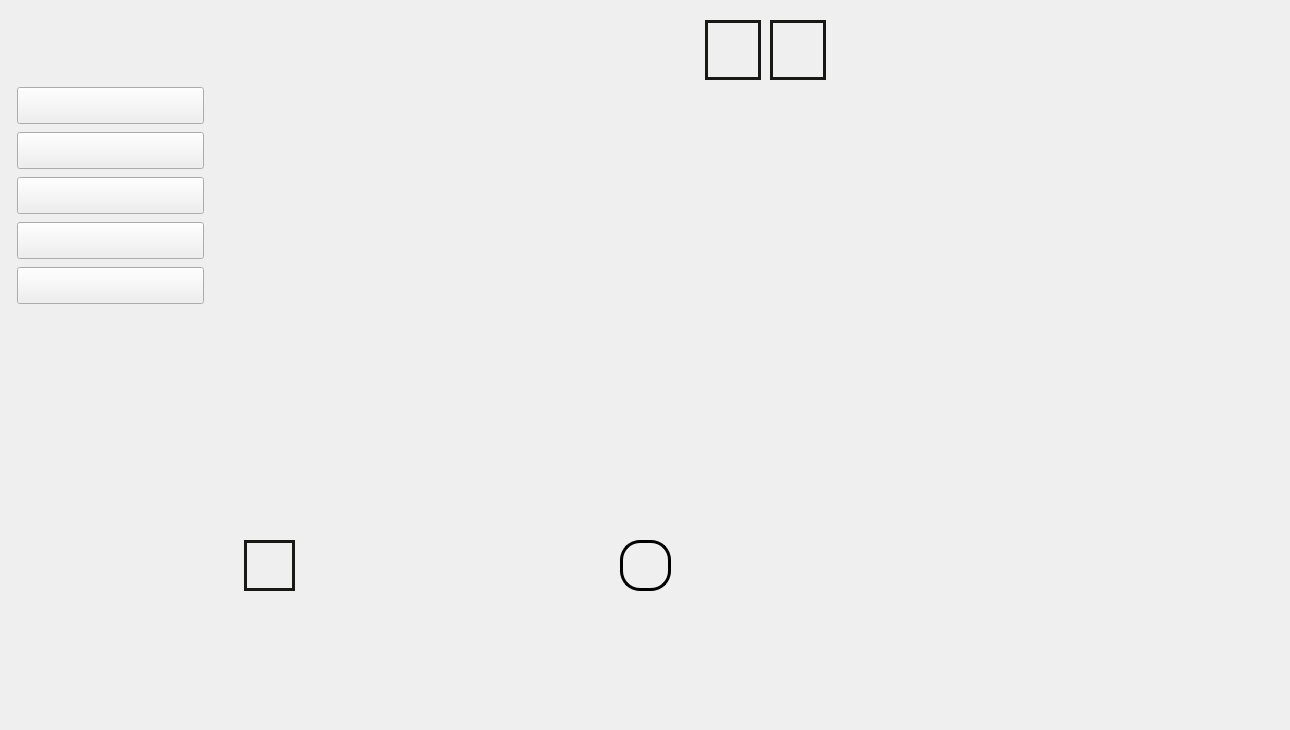
    <widget class="QWidget" name="Canciones">
     <widget class="QLabel" name="FondoCancion">
      <property name="geometry">
       <rect>
        <x>0</x>
        <y>0</y>
        <width>1281</width>
        <height>721</height>
       </rect>
      </property>
      <property name="styleSheet">
       <string notr="true">background-image: url(:/Imagenes/FondoCanciones.png);</string>
      </property>
      <property name="text">
       <string/>
      </property>
     </widget>
     <widget class="QPushButton" name="BtnInicioCa">
      <property name="geometry">
       <rect>
        <x>17</x>
        <y>87</y>
        <width>187</width>
        <height>37</height>
       </rect>
      </property>
      <property name="styleSheet">
       <string notr="true">background-image: url(:/Imagenes/btnInicio.png);
</string>
      </property>
      <property name="text">
       <string/>
      </property>
     </widget>
     <widget class="QPushButton" name="BtnCancionCa">
      <property name="geometry">
       <rect>
        <x>17</x>
        <y>132</y>
        <width>187</width>
        <height>37</height>
       </rect>
      </property>
      <property name="styleSheet">
       <string notr="true">background-image: url(:/Imagenes/btnCancionesR.png);
</string>
      </property>
      <property name="text">
       <string/>
      </property>
     </widget>
     <widget class="QPushButton" name="btnAmigoCa">
      <property name="geometry">
       <rect>
        <x>17</x>
        <y>177</y>
        <width>187</width>
        <height>37</height>
       </rect>
      </property>
      <property name="styleSheet">
       <string notr="true">background-image: url(:/Imagenes/btnAmigos.png);
</string>
      </property>
      <property name="text">
       <string/>
      </property>
     </widget>
     <widget class="QPushButton" name="BtnPlaylistCa">
      <property name="geometry">
       <rect>
        <x>17</x>
        <y>222</y>
        <width>187</width>
        <height>37</height>
       </rect>
      </property>
      <property name="styleSheet">
       <string notr="true">background-image: url(:/Imagenes/btnPlaylist.png);</string>
      </property>
      <property name="text">
       <string/>
      </property>
     </widget>
     <widget class="QPushButton" name="BtnArtistCa">
      <property name="geometry">
       <rect>
        <x>17</x>
        <y>267</y>
        <width>187</width>
        <height>37</height>
       </rect>
      </property>
      <property name="styleSheet">
       <string notr="true">background-image: url(:/Imagenes/btnFavoritos.png);
</string>
      </property>
      <property name="text">
       <string/>
      </property>
     </widget>
     <widget class="QPushButton" name="Cancion1">
      <property name="geometry">
       <rect>
        <x>694</x>
        <y>101</y>
        <width>276</width>
        <height>86</height>
       </rect>
      </property>
      <property name="styleSheet">
       <string notr="true">background-image: url(:/Imagenes/btnLemonade.png);
color: rgba(255, 255, 255, 0);
    border: 3px;</string>
      </property>
      <property name="text">
       <string>Lemonade</string>
      </property>
     </widget>
     <widget class="QPushButton" name="Cancion2">
      <property name="geometry">
       <rect>
        <x>694</x>
        <y>206</y>
        <width>276</width>
        <height>86</height>
       </rect>
      </property>
      <property name="styleSheet">
       <string notr="true">background-image: url(:/Imagenes/btnBlinding.png);
color: rgba(255, 255, 255, 0);
    border: 3px;</string>
      </property>
      <property name="text">
       <string>Blinding Lights</string>
      </property>
     </widget>
     <widget class="QPushButton" name="Cancion3">
      <property name="geometry">
       <rect>
        <x>694</x>
        <y>311</y>
        <width>276</width>
        <height>86</height>
       </rect>
      </property>
      <property name="styleSheet">
       <string notr="true">background-image: url(:/Imagenes/btnDeath.png);
color: rgba(255, 255, 255, 0);
    border: 3px;</string>
      </property>
      <property name="text">
       <string>Death Bed</string>
      </property>
     </widget>
     <widget class="QPushButton" name="Cancion4">
      <property name="geometry">
       <rect>
        <x>694</x>
        <y>416</y>
        <width>276</width>
        <height>86</height>
       </rect>
      </property>
      <property name="styleSheet">
       <string notr="true">background-image: url(:/Imagenes/btnBlueberry.png);
color: rgba(255, 255, 255, 0);
    border: 3px;</string>
      </property>
      <property name="text">
       <string>Blueberry</string>
      </property>
     </widget>
     <widget class="QPushButton" name="Cancion5">
      <property name="geometry">
       <rect>
        <x>694</x>
        <y>521</y>
        <width>276</width>
        <height>86</height>
       </rect>
      </property>
      <property name="styleSheet">
       <string notr="true">background-image: url(:/Imagenes/btnRoses.png);
color: rgba(255, 255, 255, 0);
    border: 3px;</string>
      </property>
      <property name="text">
       <string>Roses</string>
      </property>
     </widget>
     <widget class="QPushButton" name="Cancion6">
      <property name="geometry">
       <rect>
        <x>986</x>
        <y>101</y>
        <width>276</width>
        <height>86</height>
       </rect>
      </property>
      <property name="styleSheet">
       <string notr="true">background-image: url(:/Imagenes/btnRockstar.png);
color: rgba(255, 255, 255, 0);
    border: 3px;</string>
      </property>
      <property name="text">
       <string>ROCKSTAR</string>
      </property>
     </widget>
     <widget class="QPushButton" name="Cancion7">
      <property name="geometry">
       <rect>
        <x>986</x>
        <y>206</y>
        <width>276</width>
        <height>86</height>
       </rect>
      </property>
      <property name="styleSheet">
       <string notr="true">background-image: url(:/Imagenes/btnDontstart.png);
color: rgba(255, 255, 255, 0);
    border: 3px;</string>
      </property>
      <property name="text">
       <string>Dont Start Now</string>
      </property>
     </widget>
     <widget class="QPushButton" name="Cancion8">
      <property name="geometry">
       <rect>
        <x>986</x>
        <y>311</y>
        <width>276</width>
        <height>86</height>
       </rect>
      </property>
      <property name="styleSheet">
       <string notr="true">background-image: url(:/Imagenes/btnUnDia.png);
color: rgba(255, 255, 255, 0);
    border: 3px;</string>
      </property>
      <property name="text">
       <string>Un dia (ONE DAY)</string>
      </property>
     </widget>
     <widget class="QPushButton" name="Cancion9">
      <property name="geometry">
       <rect>
        <x>986</x>
        <y>416</y>
        <width>276</width>
        <height>86</height>
       </rect>
      </property>
      <property name="styleSheet">
       <string notr="true">background-image: url(:/Imagenes/btnHasta.png);
color: rgba(255, 255, 255, 0);
    border: 3px;</string>
      </property>
      <property name="text">
       <string>Hasta Ese Dia</string>
      </property>
     </widget>
     <widget class="QPushButton" name="Cancion10">
      <property name="geometry">
       <rect>
        <x>986</x>
        <y>521</y>
        <width>276</width>
        <height>86</height>
       </rect>
      </property>
      <property name="styleSheet">
       <string notr="true">background-image: url(:/Imagenes/btnAgua.png);
color: rgba(255, 255, 255, 0);
    border: 3px;
    </string>
      </property>
      <property name="text">
       <string>Agua</string>
      </property>
     </widget>
     <widget class="QPushButton" name="BtnRegresarCa">
      <property name="enabled">
       <bool>false</bool>
      </property>
      <property name="geometry">
       <rect>
        <x>705</x>
        <y>20</y>
        <width>56</width>
        <height>60</height>
       </rect>
      </property>
      <property name="styleSheet">
       <string notr="true">background-image: url(:/Imagenes/btnAtras.png);
    border: 3px solid;
border-color: rgb(24, 24, 23);</string>
      </property>
      <property name="text">
       <string/>
      </property>
     </widget>
     <widget class="QLabel" name="MostrarCancionCa">
      <property name="geometry">
       <rect>
        <x>313</x>
        <y>540</y>
        <width>289</width>
        <height>51</height>
       </rect>
      </property>
      <property name="font">
       <font>
        <family>Roboto Bk</family>
        <pointsize>11</pointsize>
        <weight>50</weight>
        <italic>false</italic>
        <bold>false</bold>
       </font>
      </property>
      <property name="styleSheet">
       <string notr="true">background-image: url(:/Imagenes/fondolbl.png);
font: 11pt &quot;Roboto Bk&quot;;
color: rgb(255, 255, 255);</string>
      </property>
      <property name="text">
       <string/>
      </property>
     </widget>
     <widget class="QPushButton" name="btnGuardarCa">
      <property name="geometry">
       <rect>
        <x>620</x>
        <y>540</y>
        <width>51</width>
        <height>51</height>
       </rect>
      </property>
      <property name="styleSheet">
       <string notr="true">border-color: rgb(24, 24, 23);
    border: 3px solid;
    border-radius: 20px;
   	background-image: url(:/Imagenes/AgregarAmigos.png);
   
 </string>
      </property>
      <property name="text">
       <string/>
      </property>
     </widget>
     <widget class="QPushButton" name="BtnSiguienteCa">
      <property name="enabled">
       <bool>false</bool>
      </property>
      <property name="geometry">
       <rect>
        <x>770</x>
        <y>20</y>
        <width>56</width>
        <height>60</height>
       </rect>
      </property>
      <property name="styleSheet">
       <string notr="true">background-image: url(:/Imagenes/btnNext.png);
    border: 3px solid;
border-color: rgb(24, 24, 23);</string>
      </property>
      <property name="text">
       <string/>
      </property>
     </widget>
     <widget class="QPushButton" name="btnFavoritosCa">
      <property name="geometry">
       <rect>
        <x>244</x>
        <y>540</y>
        <width>51</width>
        <height>51</height>
       </rect>
      </property>
      <property name="styleSheet">
       <string notr="true">background-image: url(:/Imagenes/AgregaFavoritos.png);
    border: 3px solid;
border-color: rgb(24, 24, 23);</string>
      </property>
      <property name="text">
       <string/>
      </property>
     </widget>
    </widget>
